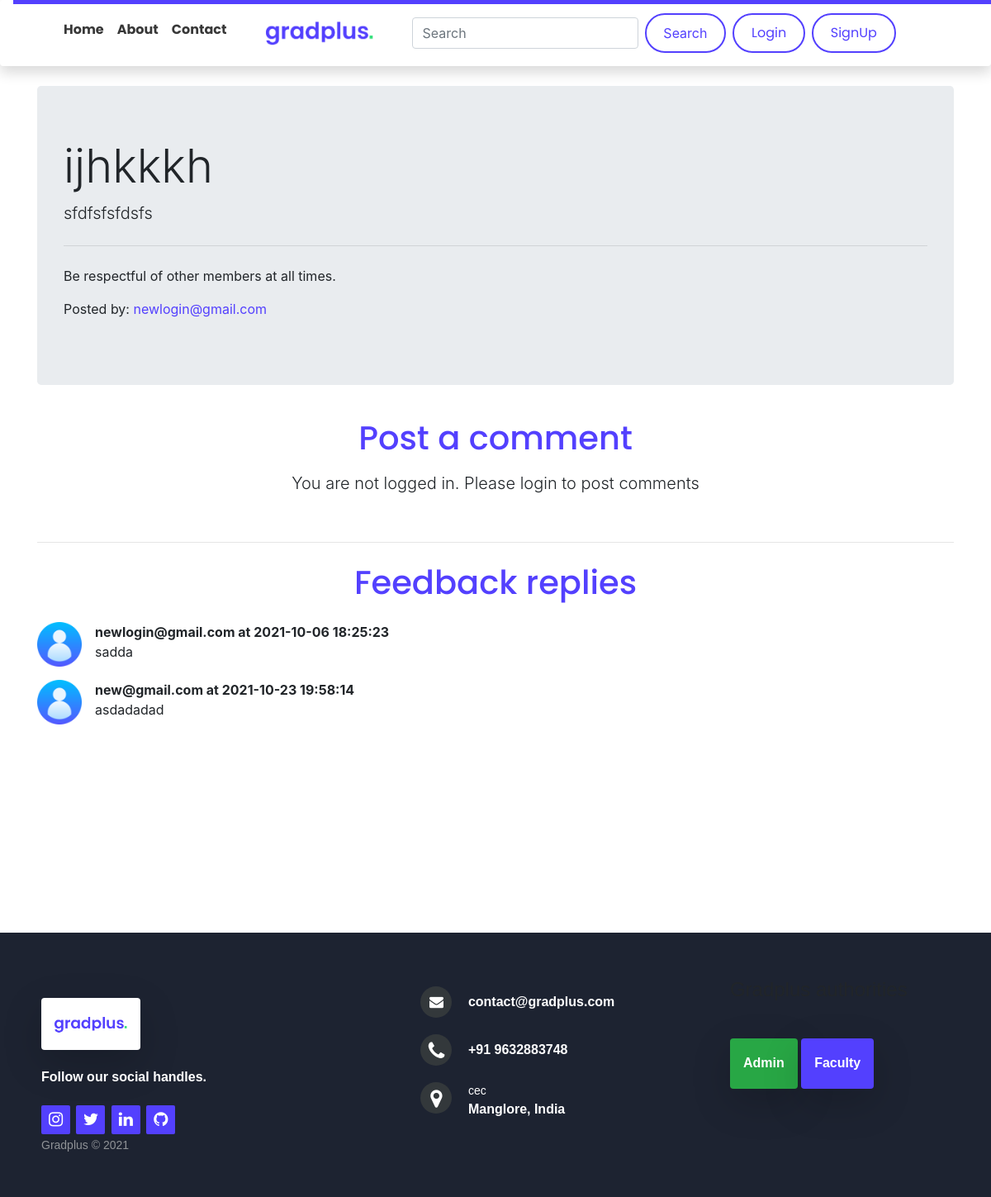
Screenshot of /feedback.php?feedbackid=18 with the database file from the repository.
### tables this page shows
CREATE TABLE `feedbacks` (
  `feedback_id` int(7) NOT NULL,
  `feedback_title` varchar(255) NOT NULL,
  `feedback_desc` text NOT NULL,
  `feedback_scholar_id` int(7) NOT NULL,
  `feedback_stud_id` int(7) NOT NULL,
  `timestamp` datetime NOT NULL DEFAULT current_timestamp()
);

CREATE TABLE `students`(
  `sno` int(8) NOT NULL,
  `student_email` varchar(30) NOT NULL,
  `student_pass` varchar(255) NOT NULL,
  `F_name` varchar(225) NOT NULL,
  `L_name` varchar(225) NOT NULL,
  `p_no` bigint(15) NOT NULL,
  `dob` date NOT NULL,
  `Profile_image` varchar(225) NOT NULL DEFAULT 'userdefault1.png'
);

CREATE TABLE `comments` (
  `comment_id` int(8) NOT NULL,
  `comment_content` text NOT NULL,
  `feedback_id` int(8) NOT NULL,
  `comment_by` int(8) NOT NULL,
  `comment_time` datetime NOT NULL DEFAULT current_timestamp()
);

### feedback.php (the view, shortened to what this page needs)
<!doctype html>
<html lang="en">
<head>
    <link rel="stylesheet" href="https://cdn.jsdelivr.net/npm/bootstrap@4.5.3/dist/css/bootstrap.min.css"
>
    <link rel="stylesheet" href="./style.css">
</head>
<body>
    <?php include 'partials/_dbconnect.php';?>
    <?php include 'partials/_header.php';?>
    <?php
    $id = $_GET['feedbackid'];
    $sql = "SELECT * FROM `feedbacks` WHERE feedback_id= $id ";
    $result = mysqli_query($conn, $sql);
    while($row = mysqli_fetch_assoc($result)){
        $title = $row['feedback_title'];
        $desc = $row['feedback_desc'];
        $feedback_stud_id = $row['feedback_stud_id'];
        $sql2 = "SELECT student_email FROM `students` WHERE sno= $feedback_stud_id ";
        $result2 = mysqli_query($conn, $sql2);
        $row2 = mysqli_fetch_assoc($result2);
        $posted_by = $row2['student_email'];
    }
    ?>
    <div class="container my-4">
        <div class="jumbotron">
            <h1 class="display-4"><?php echo $title; ?></h1>
            <p class="lead"><?php echo $desc; ?></p>
            <hr class="my-4">
            <p>Be respectful of other members at all times.</p>
            <p>Posted by: <span class="text"><?php echo $posted_by; ?></span></p>
        </div>
    </div>
    <?php
if(isset($_SESSION['loggedin']) && $_SESSION['loggedin']==true){
echo ' <div class="container">
    <h1 class="py-2 text-center heading">Reply the Fedback</h1>
    <form action="' .$_SERVER["REQUEST_URI"]. '" method="post" enctype="">
        <div class="form-group shadow p-3 mb-5 bg-white rounded ">
            <label for="exampleFormControlTextarea1" class="heading-no-text-no-hover mx-2">Reply here</label>
            <textarea class="input text shadow-sm" id="comment" name="comment" placeholder="reply" rows="3"></textarea>
            <input type="hidden" name="sno" value=" '.$_SESSION['sno'].' ">
        <button type="submit" class="btn heading my-3">Reply</button>
        </form>
    </div>
    </div>';
}
else{
echo '
    <div class="container">
    <h1 class="py-2 text-center heading">Post a comment</h1>
    <p class=" text-center lead">You are not logged in. Please login to post comments</p>
    </div>
';
}
?>
    <div class="container mb-" id="ques">
        <br>
        <hr>
        <h1 class="py-2 text-center heading">Feedback replies</h1>
        <?php
        $id =  $_GET['feedbackid'];
        $sql = "SELECT * FROM `comments` WHERE feedback_id = $id";
        $result = mysqli_query($conn, $sql);
        while($row = mysqli_fetch_assoc($result)){
        $content = $row['comment_content'];
        $comment_time = $row['comment_time'];
        $feedback_stud_id = $row['comment_by'];
        $sql2 = "SELECT student_email FROM `students` WHERE sno= $feedback_stud_id ";
        $result2 = mysqli_query($conn, $sql2);
        $row2 = mysqli_fetch_assoc($result2);
        echo'<div class="media my-3">
                <img src="img/userdefault1.png" width="54px" class="mr-3" alt="...">
                <div class="media-body">
                <p class="font-weight-bold my-0">'. $row2['student_email'] .' at ' .$comment_time. '</p>
                '. $content .'
            </div>
        </div>';
        }
        ?>
    </div>
    <?php include 'partials/_footer.php';?>
</body>
</html>

### style.css (style rules this page uses)
* { margin:0; padding:0; box-sizing: border-box; }
body { height: 200vh; }
.text { color: #5340fe; }
.heading { font-family: 'Poppins', sans-serif; color: #5340fe; }

### footer.css (style rules this page uses)
body { margin: 0; padding: 0; }

### feedback.php (style rules this page uses)
#ques { min-height: 433px; }

### partials/_footer.php (style rules this page uses)
body { height: 400px; }

### rows the page displays
feedbacks: feedback_title "ijhkkkh", feedback_desc "sfdfsfsfdsfs"
students: student_email "newlogin@gmail.com"
comments: students.student_email "newlogin@gmail.com", comment_time "2021-10-06 18:25:23", comment_content "sadda"
comments: students.student_email "new@gmail.com", comment_time "2021-10-23 19:58:14", comment_content "asdadadad"
